Frame 1 (no input): blank canvas, image omitted
Frame 60 (the mouse pressed at the canvas centre just before this capture): blank canvas, image omitted
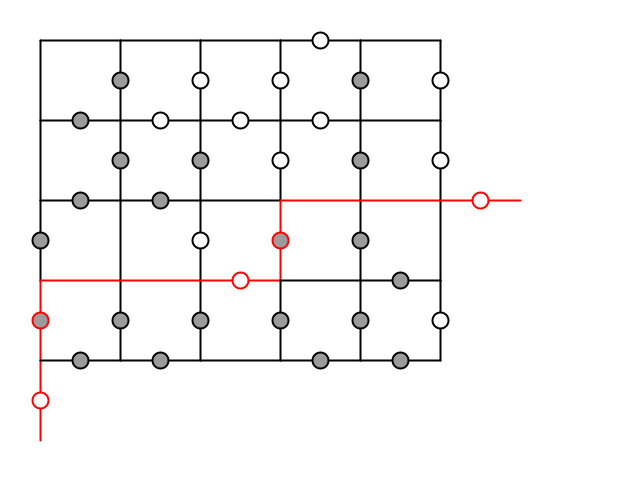
Frame 120 (the mouse held since frame 60 and released just before this capture)

The Processing sketch whose frames 1 and 60 were blank and that drew this single picture after the mouse press (run headless with seeded random() and noise(); from frame 60 on, the mouse is pressed at the canvas centre):

// Processing sketch: modeSwitchMaze
// ── modeSwitchMaze.pde
Maze maze;
float segmentLength;
int maxLength = -1;
boolean updateDraw = false;

void setup() {
  size(640, 480);
  segmentLength = width / 8;
  createMaze(5, 6);
}

void mousePressed() {
  maze.handleMouse();
  updateDraw = true;
}

void draw() {
  if (!updateDraw) return;
  updateDraw = false;

  maze.draw();
  Path minSolution = maze.shortestSolution();

  if (minSolution != null) {
    minSolution.displayString();
    if (minSolution.length() > maxLength) {
      maxLength = minSolution.length();
      minSolution.displayString();
    }
  } 
  else {
    println("no solution");
  }
}

int randomMode() {
  return (int) (random(2));
}

void addRandomSegment(int x1, int y1, int x2, int y2) {
  if (random(1) < 0.3) {
    maze.addSegment(x1, y1, x2, y2);
  } 
  else {
    maze.addModeSegment(x1, y1, x2, y2, randomMode());
  }
}

void createMaze(int rows, int columns) {
  maze = new Maze();
  maze.addModeSegment(0, 0, 0, 1, randomMode());
  for (int i = 0; i < columns; ++i) {
    for (int j = 1; j < (rows + 1); ++j) {
      if (random(1)<2) {
        if (j < rows) {
          addRandomSegment(i, j, i, j + 1);
        }
        if (i < columns - 1) {
          addRandomSegment(i, j, i + 1, j);
        }
      }
    }
  }
  maze.addModeSegment(5, 3, 6, 3, randomMode());
  maze.setEndVertex(6, 3);
}

// ── Maze.pde
class Maze { //<>// //<>//
  ArrayList<Vertex> vertices; 
  ArrayList<Segment> segments; 
  Vertex endVertex;
  ArrayList<Path> paths;

  Maze() {
    vertices = new ArrayList<Vertex>();
    segments = new ArrayList<Segment>();
  }

  Vertex getVertex(int x, int y) {
    for (Vertex vertex : vertices) {
      if (vertex.x == x && vertex.y == y)
        return vertex;
    }
    Vertex newVertex = new Vertex(x, y);
    vertices.add(newVertex);
    return newVertex;
  }

  Segment addSegment(int x1, int y1, int x2, int y2) {
    Segment seg = new Segment(getVertex(x1, y1), getVertex(x2, y2));
    segments.add(seg);
    return seg;
  }

  Segment addModeSegment(int x1, int y1, int x2, int y2, int mode) {
    Segment seg = new ModeSegment(getVertex(x1, y1), getVertex(x2, y2), mode);
    segments.add(seg);
    return seg;
  }

  void draw() {
    background(255);
    Path solution = shortestSolution();
    if (solution == null) {
      println("no solution");
    } 
    else {
      for (Segment segment : segments) {
        if (solution.includesSegment(segment)) {
          stroke(255, 0, 0);
        } 
        else {
          stroke(0);
        }
        segment.draw();
      }
    }
  }

  void handleMouse() {
    for (Segment seg: segments) {
      if (seg.containsMousePointer()) {
//        segToSwap = seg;
      }
    }
  }

  void setEndVertex(int x_, int y_) {
    endVertex = getVertex(x_, y_);
  }

  Path shortestSolution() {
    solve();
    println("# paths = " + paths.size());
    int minSolutionLength = 1000;
    Path minSolution = null;
    for (Path path: paths) {
      if (path.lastVertexState().v == endVertex) {
        if (path.length() < minSolutionLength) {
          minSolutionLength = path.length();
          minSolution = path;
        }
      }
    }
    return minSolution;
  }

  void solve() {
    if (paths != null) return;
    paths = new ArrayList<Path>();
    Path newPath = new Path(segments.get(0));
    paths.add(newPath);
    findPaths(newPath);
  }
  void findPaths(Path path) {
    if (paths.size() > 100000) return;
    if (path.isFinished() ) return;
    VertexState currentVertexState = path.lastVertexState();
    VertexState previousVertexState = path.previousVertexState();
    ArrayList<Segment> nextSegments = segmentsFrom(currentVertexState.v);
    boolean pathsAdded = false;
    for (Segment segment : nextSegments) {
      if (previousVertexState == null || !segment.contains( previousVertexState.v)) {
        if (segment.canAddToPath(path)) {
          Path newPath = path.copy();
          newPath.addSegment(segment);
          paths.add(newPath);
          findPaths(newPath);
          pathsAdded = true;
        }
      }
    }
    if (pathsAdded) {
      //this path was extended, so don't need to keep it.
      paths.remove(path );
    }
  }

  ArrayList<Segment> segmentsFrom(Vertex vertex) {
    ArrayList<Segment> nextSegments = new ArrayList<Segment>();
    for (Segment segment : segments) {
      if (segment.contains(vertex))
        nextSegments.add(segment);
    }
    return nextSegments;
  }

  ArrayList<Vertex> verticesFrom(Vertex vertex) {
    ArrayList<Vertex> nextVertices = new ArrayList<Vertex>();
    for (Segment segment : segments) {
      if (segment.contains(vertex))
        nextVertices.add(vertex);
    }
    return nextVertices;
  }
}

// ── ModeSegment.pde
class ModeSegment extends Segment {
  int mode;

  ModeSegment(Vertex v1, Vertex v2, int mode_) {
    super(v1, v2);
    mode = mode_;
  }

  void draw( ) {
    super.draw();
    fill(map(mode, 0, 1, 155, 255));
    float modeSwitchDiameter = segmentLength * 0.2;
    ellipse(v1.xMidpoint(v2), v1.yMidpoint(v2)
      , modeSwitchDiameter, modeSwitchDiameter);
  }

  boolean canAddToPath(Path path) {
    return super.canAddToPath(path) && (path.currentMode() != mode);
  }

  int newMode(int oldMode) {
    return mode;
  }
}

// ── Path.pde
class Path {
  /*
  A path is equivalent to a sequence of vertices. It knows 
   the current mode (the mode of the last modeSegment it passed
   through).
   */
  ArrayList<VertexState> vertexStates = new ArrayList<VertexState>();

  Path(ArrayList<VertexState> oldVertexStates ) {
    vertexStates.addAll(oldVertexStates);
  }

  Path(Segment startingSegment) {
    if (startingSegment==null) {
      println("null in Path() ctor");
    }
    vertexStates.add(new VertexState(startingSegment.v1, -1));
    vertexStates.add(new VertexState(startingSegment.v2, startingSegment.newMode(-1)));
  }

  int currentMode() {
    return lastVertexState().mode;
  }

  void addSegment(Segment segment) {
    Vertex vertex = (lastVertexState().v == segment.v1) ? segment.v2 : segment.v1;
    int newMode = segment.newMode(currentMode());
    if (vertex != null) vertexStates.add(new VertexState(vertex, newMode));
  }

  Path copy() {
    return new Path(vertexStates);
  }

  String displayString() {
    String result = "length = "+length() + ": ";
    for (VertexState vs : vertexStates) {
      if (vs==null) {
        println("null in Path.displayString");
      }  
      else
      { 
        result = result  + " " + vs.displayString();
      }
    }
    return result;
  }

  boolean includesSegment(Segment s) {
    for (int i = 1; i < length(); ++i) {
      if (s.contains(vertexStates.get(i-1).v) && s.contains(vertexStates.get(i).v) ) {
        return true;
      }
    }
    return false;
  }

  VertexState lastVertexState() {
    return vertexStates.get(vertexStates.size() - 1);
  }

  int indexOfVertexState(VertexState vs) {
    for (int i = 0; i < vertexStates.size(); i++) {
      if (vertexStates.get(i).equals(vs)) {
        return i;
      }
    }
    return -1;
  }

  int length() {
    return vertexStates.size();
  }

  VertexState previousVertexState() {
    if (vertexStates.size() < 2) return null;
    return vertexStates.get(vertexStates.size() - 2);
  }

  boolean isFinished() {
    //If the last vertexState added has already been seen, 
    //stop because we have started a loop
    for (int i = 0; i < vertexStates.size() - 1; i++) {
      if (vertexStates.get(i).equals(lastVertexState())) {
        return true;
      }
    }
    return false;
  }
}

// ── Segment.pde
class Segment {
  Vertex v1, v2;

  Segment(Vertex v1_, Vertex v2_) {
    v1 = v1_;
    v2 = v2_;
  }

  void draw() {
    strokeWeight(2);
    line(v1.screenX(), v1.screenY(), v2.screenX(), v2.screenY());
  }
  
  boolean containsMousePointer() {
    return dist(mouseX, mouseY, xMid(), yMid()) < 20;
  }
  
  float xMid() {
    return 0.5 * (v1.screenX() + v2.screenX());
  }
  
  float yMid() {
    return 0.5 * (v1.screenY() + v2.screenY());
  }
  
  boolean contains(Vertex v) {
    return v == v1 || v == v2;
  }
  
  boolean canAddToPath(Path path) {
    return contains(path.lastVertexState().v) && !contains(path.previousVertexState().v);
  }
  
  int newMode(int oldMode) {
    return oldMode;
  }
  
}

// ── Vertex.pde
class Vertex {
  int x, y;

  Vertex(int x_, int y_) {
    x = x_;
    y = y_;
  }

  float screenX( ) {
    return (x + 0.5) * segmentLength;
  }

  float screenY( ) {
    return  height - (y + 0.5) * segmentLength;
  }

  float xMidpoint(Vertex v) {
    return 0.5 * (screenX() + v.screenX());
  }

  float yMidpoint(Vertex v) {
    return 0.5 * (screenY() + v.screenY());
  }
}

// ── VertexState.pde
class VertexState {
  Vertex v;
  int mode;
  
  VertexState(Vertex v_, int mode_) {
    v = v_;
    mode = mode_;
  }
  
  boolean equals(Object obj) {
    if(obj == null) return false;
    VertexState vs = (VertexState) obj;
    return vs != null && v == vs.v && mode == vs.mode;
  }
 
  String displayString() {
    return "("+v.x +','+v.y+','+mode+')';
  }

}
